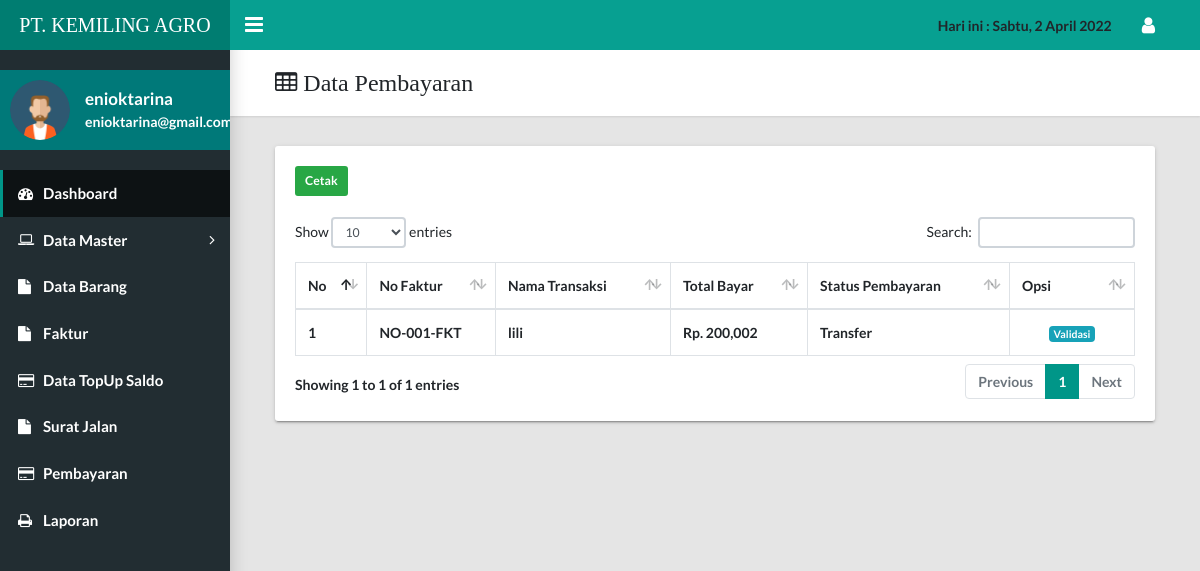
The page /admin/pembayaran/index.php (signed in) on the database as committed earlier.
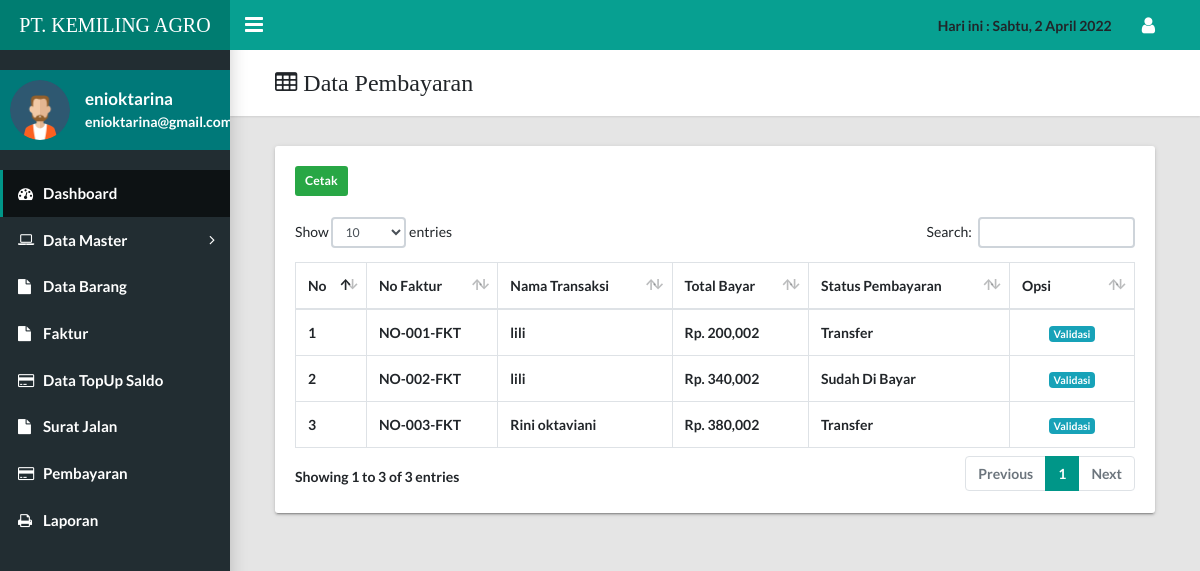
The same page on the database as committed later.
### tables this page shows
CREATE TABLE `pembayaran` (
  `id_pembayaran` int(11) NOT NULL,
  `no_faktur` varchar(250) NOT NULL,
  `id_transaksi` int(11) NOT NULL,
  `total_bayar` int(11) NOT NULL,
  `tanggal_bayar` date NOT NULL,
  `status_pembayaran` text NOT NULL
);

CREATE TABLE `data_kustomer` (
  `id_kustomer` int(11) NOT NULL,
  `nama_lengkap` varchar(100) NOT NULL,
  `no_hp` varchar(20) NOT NULL,
  `alamat` text NOT NULL,
  `email` varchar(250) NOT NULL,
  `username` varchar(250) NOT NULL,
  `password` varchar(250) NOT NULL,
  `saldo` int(11) NOT NULL,
  `no_rekening` varchar(50) NOT NULL,
  `bank_rekening` varchar(50) NOT NULL
);

CREATE TABLE `transaksi` (
  `id_transaksi` int(11) NOT NULL,
  `id_kustomer` int(11) NOT NULL,
  `total_barang` int(11) NOT NULL,
  `total_bayar` varchar(30) NOT NULL,
  `tgl_transaksi` date NOT NULL,
  `status_transaksi` text NOT NULL
);

### admin/pembayaran/index.php (the view, shortened to what this page needs)
<?php
include "../../koneksi.php";
$username = $_SESSION['username'];
$sql = mysqli_query($koneksi,"SELECT * FROM user where username = '$username'") or die (mysqli_error($con));
$data = mysqli_fetch_array($sql);
?>
<!DOCTYPE html>
<html lang="en">
  <head>
    <link rel="stylesheet" type="text/css" href="../../style/css/main.css">
    <link rel="stylesheet" type="text/css" href="https://maxcdn.bootstrapcdn.com/font-awesome/4.7.0/css/font-awesome.min.css">
  </head>
  <body class="app sidebar-mini">
    <header class="app-header"><a class="app-header__logo" href="index.html">PT. KEMILING AGRO</a>
      <a class="app-sidebar__toggle" href="#" data-toggle="sidebar" aria-label="Hide Sidebar"></a>
      <ul class="app-nav">
      <li class="app-search">
      <b>Hari ini :
                        <?php
                            function tanggal($format,$nilai="now"){
                                $en=array("Sun","Mon","Tue","Wed","Thu","Fri","Sat","Jan","Feb",
                                "Mar","Apr","May","Jun","Jul","Aug","Sep","Oct","Nov","Dec");
                                $id=array("Minggu","Senin","Selasa","Rabu","Kamis","Jumat","Sabtu",
                                "Jan","Feb","Maret","April","Mei","Juni","Juli","Agustus","September",
                                "Oktober","November","Desember");
                                return str_replace($en,$id,date($format,strtotime($nilai)));
                            }
                            echo tanggal("D, j M Y");
                        ?>
                    <li class="dropdown"><a class="app-nav__item" href="#" data-toggle="dropdown" aria-label="Open Profile Menu"><i class="fa fa-user fa-lg"></i></a>
        </li>
      </ul>
    </header>
        <aside class="app-sidebar">
          <div class="app-sidebar__user"><img class="app-sidebar__user-avatar" src="../admin.png" width="60px" alt="User Image">
            <div>
              <p class="app-sidebar__user-name"><?php echo $data['nama']; ?></p>
              <p class="app-sidebar__user-designation"><?php echo $data['email']; ?></p>
            </div>
          </div>
                    <?php require_once '../navbar.php'; ?>
    <main class="app-content">
      <div class="app-title">
      <div class="col-md-12">
            <h1 class="fa fa-table"> Data Pembayaran</h1>
    </div>
</div>
<div class="col-md-12">
              <div class="tile">
              <div class="panel-heading"><a href="cetak.php" class="btn btn-success btn-sm">Cetak</a></div>
                <br>
                <div class="panel-body">
                <div class="tile-body">
              <div class="table-responsive">
                <table class="table table-hover table-bordered" id="sampleTable">
                            <thead>
                              <tr>
                                    <th>No</th>
                                    <th>No Faktur</th>
                                    <th>Nama Transaksi</th>
                                    <th>Total Bayar</th>
                                    <th>Status Pembayaran</th>
                                    <th>Opsi</th>
                                </tr>
                            </thead>
                            <tbody>
                            <?php
                            $no = 1;
                            $sql1 = mysqli_query($koneksi, "SELECT * FROM pembayaran inner join transaksi on pembayaran.id_transaksi = transaksi.id_transaksi INNER JOIN data_kustomer on transaksi.id_kustomer = data_kustomer.id_kustomer ") or die ($koneksi->error);
                            while( $datauser = mysqli_fetch_array($sql1)) { ?>
                                <tr>
                                    <td><?php echo $no++; ?></td>
                                    <td><?php echo $datauser['no_faktur']; ?></td>
                                    <td><?php echo $datauser['nama_lengkap']; ?></td>
                                    <td><?php echo 'Rp. '.number_format($datauser['total_bayar']); ?></td>
                                    <td><?php echo $datauser['status_pembayaran']; ?></td>
                                    <td align="center" width="100px">
                                    <a href="edit.php?id_transaksi=<?= $datauser['id_transaksi'] ?>" class="badge badge-info">Validasi</a>
                                    </td>
                                </tr>
                            <?php
                            } ?>
                            </tbody>
                        </table>
                    </div>
                </div>
            </div>
        </div>
    </main>
  </body>
</html>

Rows that differ between the two databases and show on the page:
added pembayaran: no_faktur "NO-002-FKT", data_kustomer.nama_lengkap "lili", id_transaksi.total_bayar "340,002", status_pembayaran "Sudah Di Bayar"
added pembayaran: no_faktur "NO-003-FKT", data_kustomer.nama_lengkap "Rini oktaviani", id_transaksi.total_bayar "380,002", status_pembayaran "Transfer"
Other text that changed with them:
text written by a page script: "Show entries Search: Showing 1 to 1 of 1 entries Previous 1 Next" → "Show entries Search: Showing 1 to 3 of 3 entries Previous 1 Next"
